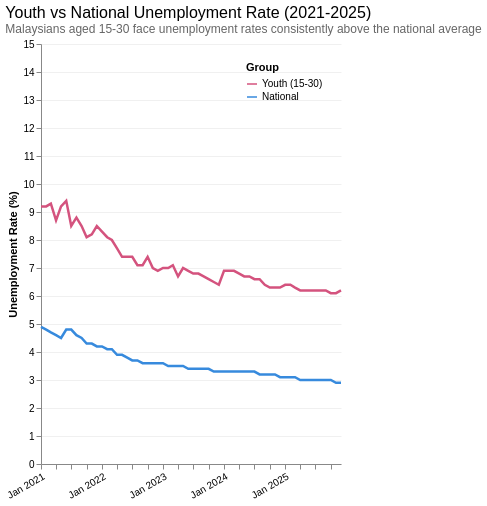

This figure's Vega-Lite source:
### Vega-Lite specification from a JSON file in a GitHub repository (floating-point values rounded to 4 significant figures)
{"$schema": "https://vega.github.io/schema/vega-lite/v5.json", "title": {"text": "Youth vs National Unemployment Rate (2021-2025)", "subtitle": "Malaysians aged 15-30 face unemployment rates consistently above the national average", "fontSize": 16, "subtitleFontSize": 12, "anchor": "start", "fontWeight": "normal", "subtitleColor": "#666"}, "width": "container", "height": 420, "data": {"values": [{"date": "2021-01-01", "rate": 9.2, "group": "Youth (15-30)"}, {"date": "2021-01-01", "rate": 4.9, "group": "National"}, {"date": "2021-02-01", "rate": 9.2, "group": "Youth (15-30)"}, {"date": "2021-02-01", "rate": 4.8, "group": "National"}, {"date": "2021-03-01", "rate": 9.3, "group": "Youth (15-30)"}, {"date": "2021-03-01", "rate": 4.7, "group": "National"}, {"date": "2021-04-01", "rate": 8.7, "group": "Youth (15-30)"}, {"date": "2021-04-01", "rate": 4.6, "group": "National"}, {"date": "2021-05-01", "rate": 9.2, "group": "Youth (15-30)"}, {"date": "2021-05-01", "rate": 4.5, "group": "National"}, {"date": "2021-06-01", "rate": 9.4, "group": "Youth (15-30)"}, {"date": "2021-06-01", "rate": 4.8, "group": "National"}, {"date": "2021-07-01", "rate": 8.5, "group": "Youth (15-30)"}, {"date": "2021-07-01", "rate": 4.8, "group": "National"}, {"date": "2021-08-01", "rate": 8.8, "group": "Youth (15-30)"}, {"date": "2021-08-01", "rate": 4.6, "group": "National"}, {"date": "2021-09-01", "rate": 8.5, "group": "Youth (15-30)"}, {"date": "2021-09-01", "rate": 4.5, "group": "National"}, {"date": "2021-10-01", "rate": 8.1, "group": "Youth (15-30)"}, {"date": "2021-10-01", "rate": 4.3, "group": "National"}, {"date": "2021-11-01", "rate": 8.2, "group": "Youth (15-30)"}, {"date": "2021-11-01", "rate": 4.3, "group": "National"}, {"date": "2021-12-01", "rate": 8.5, "group": "Youth (15-30)"}, {"date": "2021-12-01", "rate": 4.2, "group": "National"}, {"date": "2022-01-01", "rate": 8.3, "group": "Youth (15-30)"}, {"date": "2022-01-01", "rate": 4.2, "group": "National"}, {"date": "2022-02-01", "rate": 8.1, "group": "Youth (15-30)"}, {"date": "2022-02-01", "rate": 4.1, "group": "National"}, {"date": "2022-03-01", "rate": 8.0, "group": "Youth (15-30)"}, {"date": "2022-03-01", "rate": 4.1, "group": "National"}, {"date": "2022-04-01", "rate": 7.7, "group": "Youth (15-30)"}, {"date": "2022-04-01", "rate": 3.9, "group": "National"}, {"date": "2022-05-01", "rate": 7.4, "group": "Youth (15-30)"}, {"date": "2022-05-01", "rate": 3.9, "group": "National"}, {"date": "2022-06-01", "rate": 7.4, "group": "Youth (15-30)"}, {"date": "2022-06-01", "rate": 3.8, "group": "National"}, {"date": "2022-07-01", "rate": 7.4, "group": "Youth (15-30)"}, {"date": "2022-07-01", "rate": 3.7, "group": "National"}, {"date": "2022-08-01", "rate": 7.1, "group": "Youth (15-30)"}, {"date": "2022-08-01", "rate": 3.7, "group": "National"}, {"date": "2022-09-01", "rate": 7.1, "group": "Youth (15-30)"}, {"date": "2022-09-01", "rate": 3.6, "group": "National"}, {"date": "2022-10-01", "rate": 7.4, "group": "Youth (15-30)"}, {"date": "2022-10-01", "rate": 3.6, "group": "National"}, {"date": "2022-11-01", "rate": 7.0, "group": "Youth (15-30)"}, {"date": "2022-11-01", "rate": 3.6, "group": "National"}, {"date": "2022-12-01", "rate": 6.9, "group": "Youth (15-30)"}, {"date": "2022-12-01", "rate": 3.6, "group": "National"}, {"date": "2023-01-01", "rate": 7.0, "group": "Youth (15-30)"}, {"date": "2023-01-01", "rate": 3.6, "group": "National"}, {"date": "2023-02-01", "rate": 7.0, "group": "Youth (15-30)"}, {"date": "2023-02-01", "rate": 3.5, "group": "National"}, {"date": "2023-03-01", "rate": 7.1, "group": "Youth (15-30)"}, {"date": "2023-03-01", "rate": 3.5, "group": "National"}, {"date": "2023-04-01", "rate": 6.7, "group": "Youth (15-30)"}, {"date": "2023-04-01", "rate": 3.5, "group": "National"}, {"date": "2023-05-01", "rate": 7.0, "group": "Youth (15-30)"}, {"date": "2023-05-01", "rate": 3.5, "group": "National"}, {"date": "2023-06-01", "rate": 6.9, "group": "Youth (15-30)"}, {"date": "2023-06-01", "rate": 3.4, "group": "National"}, {"date": "2023-07-01", "rate": 6.8, "group": "Youth (15-30)"}, {"date": "2023-07-01", "rate": 3.4, "group": "National"}, {"date": "2023-08-01", "rate": 6.8, "group": "Youth (15-30)"}, {"date": "2023-08-01", "rate": 3.4, "group": "National"}, {"date": "2023-09-01", "rate": 6.7, "group": "Youth (15-30)"}, {"date": "2023-09-01", "rate": 3.4, "group": "National"}, {"date": "2023-10-01", "rate": 6.6, "group": "Youth (15-30)"}, {"date": "2023-10-01", "rate": 3.4, "group": "National"}, {"date": "2023-11-01", "rate": 6.5, "group": "Youth (15-30)"}, {"date": "2023-11-01", "rate": 3.3, "group": "National"}, {"date": "2023-12-01", "rate": 6.4, "group": "Youth (15-30)"}, {"date": "2023-12-01", "rate": 3.3, "group": "National"}, {"date": "2024-01-01", "rate": 6.9, "group": "Youth (15-30)"}, {"date": "2024-01-01", "rate": 3.3, "group": "National"}, {"date": "2024-02-01", "rate": 6.9, "group": "Youth (15-30)"}, {"date": "2024-02-01", "rate": 3.3, "group": "National"}, {"date": "2024-03-01", "rate": 6.9, "group": "Youth (15-30)"}, {"date": "2024-03-01", "rate": 3.3, "group": "National"}, {"date": "2024-04-01", "rate": 6.8, "group": "Youth (15-30)"}, {"date": "2024-04-01", "rate": 3.3, "group": "National"}, {"date": "2024-05-01", "rate": 6.7, "group": "Youth (15-30)"}, {"date": "2024-05-01", "rate": 3.3, "group": "National"}, {"date": "2024-06-01", "rate": 6.7, "group": "Youth (15-30)"}, {"date": "2024-06-01", "rate": 3.3, "group": "National"}, {"date": "2024-07-01", "rate": 6.6, "group": "Youth (15-30)"}, {"date": "2024-07-01", "rate": 3.3, "group": "National"}, {"date": "2024-08-01", "rate": 6.6, "group": "Youth (15-30)"}, {"date": "2024-08-01", "rate": 3.2, "group": "National"}, {"date": "2024-09-01", "rate": 6.4, "group": "Youth (15-30)"}, {"date": "2024-09-01", "rate": 3.2, "group": "National"}, {"date": "2024-10-01", "rate": 6.3, "group": "Youth (15-30)"}, {"date": "2024-10-01", "rate": 3.2, "group": "National"}, {"date": "2024-11-01", "rate": 6.3, "group": "Youth (15-30)"}, {"date": "2024-11-01", "rate": 3.2, "group": "National"}, {"date": "2024-12-01", "rate": 6.3, "group": "Youth (15-30)"}, {"date": "2024-12-01", "rate": 3.1, "group": "National"}, {"date": "2025-01-01", "rate": 6.4, "group": "Youth (15-30)"}, {"date": "2025-01-01", "rate": 3.1, "group": "National"}, {"date": "2025-02-01", "rate": 6.4, "group": "Youth (15-30)"}, {"date": "2025-02-01", "rate": 3.1, "group": "National"}, {"date": "2025-03-01", "rate": 6.3, "group": "Youth (15-30)"}, {"date": "2025-03-01", "rate": 3.1, "group": "National"}, {"date": "2025-04-01", "rate": 6.2, "group": "Youth (15-30)"}, {"date": "2025-04-01", "rate": 3.0, "group": "National"}, {"date": "2025-05-01", "rate": 6.2, "group": "Youth (15-30)"}, {"date": "2025-05-01", "rate": 3.0, "group": "National"}, {"date": "2025-06-01", "rate": 6.2, "group": "Youth (15-30)"}, {"date": "2025-06-01", "rate": 3.0, "group": "National"}, {"date": "2025-07-01", "rate": 6.2, "group": "Youth (15-30)"}, {"date": "2025-07-01", "rate": 3.0, "group": "National"}, {"date": "2025-08-01", "rate": 6.2, "group": "Youth (15-30)"}, {"date": "2025-08-01", "rate": 3.0, "group": "National"}, {"date": "2025-09-01", "rate": 6.2, "group": "Youth (15-30)"}, {"date": "2025-09-01", "rate": 3.0, "group": "National"}, {"date": "2025-10-01", "rate": 6.1, "group": "Youth (15-30)"}, {"date": "2025-10-01", "rate": 3.0, "group": "National"}, {"date": "2025-11-01", "rate": 6.1, "group": "Youth (15-30)"}, {"date": "2025-11-01", "rate": 2.9, "group": "National"}, {"date": "2025-12-01", "rate": 6.2, "group": "Youth (15-30)"}, {"date": "2025-12-01", "rate": 2.9, "group": "National"}]}, "mark": {"type": "line", "strokeWidth": 2.5}, "encoding": {"x": {"field": "date", "type": "temporal", "title": null, "axis": {"format": "%b %Y", "labelAngle": -30, "tickCount": 12}}, "y": {"field": "rate", "type": "quantitative", "title": "Unemployment Rate (%)", "scale": {"domain": [0, 15]}, "axis": {"grid": true, "gridColor": "#f0f0f0"}}, "color": {"field": "group", "type": "nominal", "title": "Group", "scale": {"domain": ["Youth (15-30)", "National"], "range": ["#D4537E", "#378ADD"]}, "legend": {"orient": "top-right"}}, "tooltip": [{"field": "date", "type": "temporal", "title": "Month", "format": "%B %Y"}, {"field": "group", "type": "nominal", "title": "Group"}, {"field": "rate", "type": "quantitative", "title": "Rate (%)", "format": ".1f"}]}, "config": {"view": {"stroke": null}, "axis": {"grid": false}}}
